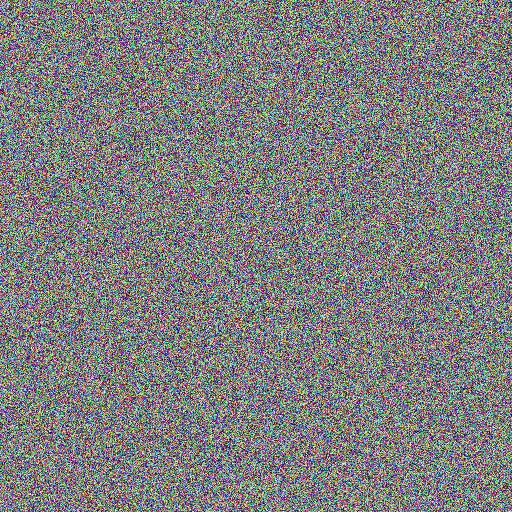
#> input picture data/raw/dummy_satellite_image.jpg, 512 x 512 px, found by its file name
$ python visualizer.py
#> lines starting #> are read from the running program, lines starting #| are printed output that depends on the picture
"""
LunarVision AI - Visualizer
==========================

This module handles visualization of results from the ice detection system.
"""

import numpy as np
import matplotlib.pyplot as plt
import cv2
import os

def generate_heatmap(image_path, confidence_scores, output_path="heatmap_result.png"):
    """
    Generate a heatmap overlay on the satellite image

    Args:
        image_path (str): Path to the original image
        confidence_scores (numpy.ndarray): Confidence scores for ice detection
        output_path (str): Path to save the heatmap image
    """
#> called with image_path = 'data/raw/dummy_satellite_image.jpg', output_path = 'data/processed/heatmap_result.png'
    # Read the original image
    original_image = cv2.imread(image_path)
#> original_image is the input picture: shape (512, 512, 3); mean B, G, R 127.1, 126.7, 127
    if original_image is None:
        raise ValueError(f"Could not load image from {image_path}")

    original_image_rgb = cv2.cvtColor(original_image, cv2.COLOR_BGR2RGB)

    # Create heatmap based on confidence scores
    # For demonstration, we'll create a dummy confidence map
    height, width = original_image_rgb.shape[:2]
#> height = 512; width = 512

    # Resize confidence scores to match image dimensions
    if len(confidence_scores.shape) == 1:
        # If 1D array, reshape to 2D
        side = int(np.sqrt(len(confidence_scores)))
        confidence_map = confidence_scores[:side*side].reshape(side, side)
        confidence_map = cv2.resize(confidence_map, (width, height))
    else:
        confidence_map = cv2.resize(confidence_scores, (width, height))
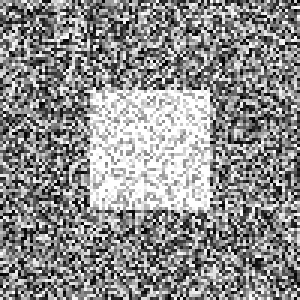
#> confidence_scores: shape (100, 100) float64 (shown 3 times larger); min 7.37e-05, max 1, mean 0.558

    # Create heatmap overlay
    plt.figure(figsize=(15, 5))

    # Original image
    plt.subplot(1, 3, 1)
    plt.imshow(original_image_rgb)
    plt.title('Original Satellite Image')
    plt.axis('off')

    # Confidence heatmap
    plt.subplot(1, 3, 2)
    plt.imshow(confidence_map, cmap='hot', interpolation='nearest')
    plt.title('Ice Detection Confidence')
    plt.colorbar()
    plt.axis('off')

    # Overlay heatmap on original image
    plt.subplot(1, 3, 3)
    plt.imshow(original_image_rgb)
    plt.imshow(confidence_map, cmap='hot', alpha=0.6)  # Overlay with transparency
    plt.title('Heatmap Overlay')
    plt.axis('off')

    plt.tight_layout()
    plt.savefig(output_path, dpi=300, bbox_inches='tight')
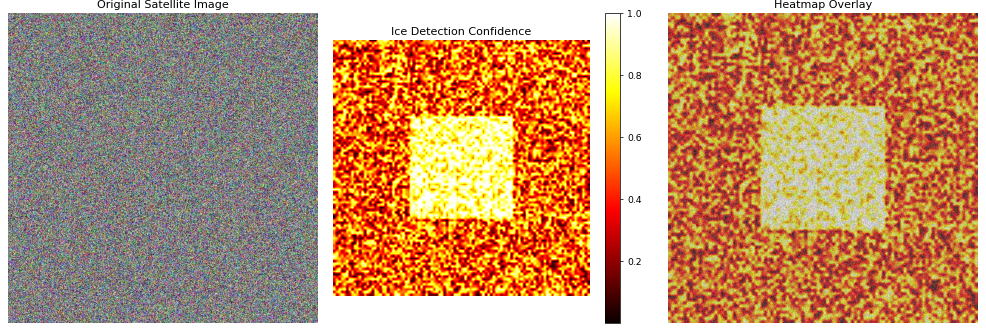
#> figure drawn by matplotlib, 4 panels
    plt.close()  # Close the figure to free memory

    print(f"Heatmap visualization saved as '{output_path}'")

def plot_confidence_distribution(confidence_scores, output_path="confidence_distribution.png"):
    """
    Plot the distribution of confidence scores

    Args:
        confidence_scores (numpy.ndarray): Confidence scores for ice detection
        output_path (str): Path to save the distribution plot
    """
    plt.figure(figsize=(10, 6))

    # Histogram of confidence scores
    plt.subplot(1, 2, 1)
    plt.hist(confidence_scores.flatten(), bins=50, color='skyblue', edgecolor='black')
    plt.xlabel('Confidence Score')
    plt.ylabel('Frequency')
    plt.title('Distribution of Ice Detection Confidence Scores')
    plt.grid(True, alpha=0.3)

    # Box plot of confidence scores
    plt.subplot(1, 2, 2)
    plt.boxplot(confidence_scores.flatten())
    plt.ylabel('Confidence Score')
    plt.title('Confidence Score Distribution (Box Plot)')
    plt.grid(True, alpha=0.3)

    plt.tight_layout()
    plt.savefig(output_path, dpi=300, bbox_inches='tight')
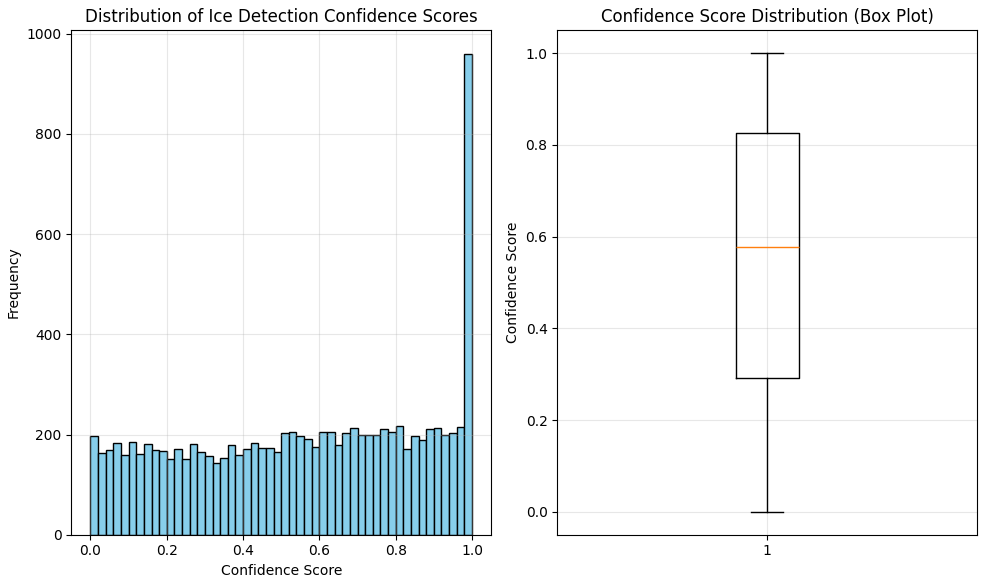
#> figure drawn by matplotlib, 2 panels; panel 1: tallest bar 959 high, from x = 0.98 to 1
    plt.close()  # Close the figure to free memory

    print(f"Confidence distribution plot saved as '{output_path}'")

def create_3d_visualization(image_path, elevation_data=None, output_path="3d_terrain.png"):
    """
    Create a basic 3D terrain visualization

    Args:
        image_path (str): Path to the satellite image
        elevation_data (numpy.ndarray): Elevation data (optional)
        output_path (str): Path to save the 3D visualization
    """
#> called with image_path = 'data/raw/dummy_satellite_image.jpg', output_path = 'data/processed/3d_terrain.png'
    try:
        from mpl_toolkits.mplot3d import Axes3D
        mpl_toolkits_available = True
    except ImportError:
        mpl_toolkits_available = False
        print("Warning: mpl_toolkits not available. 3D visualization will be limited.")

    # Read the image
    image = cv2.imread(image_path)
    if image is None:
        # Create a dummy image if the file doesn't exist
        image = np.random.randint(0, 255, (512, 512, 3), dtype=np.uint8)
    image_rgb = cv2.cvtColor(image, cv2.COLOR_BGR2RGB)

    # Create coordinate grids
    height, width = image_rgb.shape[:2]
#> height = 512; width = 512
    x = np.arange(0, width)
#> x = 512 values from 0 to 511
    y = np.arange(0, height)
#> y = 512 values from 0 to 511
    X, Y = np.meshgrid(x, y)

    # For demonstration, create synthetic elevation data if not provided
    if elevation_data is None:
        # Create synthetic elevation with some "ice-like" peaks
        elevation_data = np.sin(X/50) * np.cos(Y/50) * 50
        # Add some random peaks
        for _ in range(5):
            cx, cy = np.random.randint(0, width), np.random.randint(0, height)
            elevation_data += 100 * np.exp(-((X-cx)**2 + (Y-cy)**2) / (2*50**2))
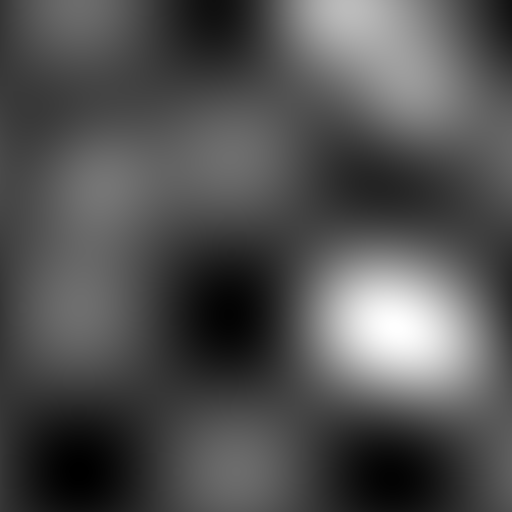
#> elevation_data: shape (512, 512) float64; min -50, max 185.7, mean 25.6; drawn with min black and max white

    if mpl_toolkits_available:
        # Create 3D plot
        fig = plt.figure(figsize=(12, 8))
        ax = fig.add_subplot(111, projection='3d')

        # Downsample for better performance
        step = max(1, width // 100)
#> step = 5
        X_ds, Y_ds = X[::step, ::step], Y[::step, ::step]
        Z_ds = elevation_data[::step, ::step]

        # Plot the surface
        surf = ax.plot_surface(X_ds, Y_ds, Z_ds, cmap='terrain', alpha=0.8)
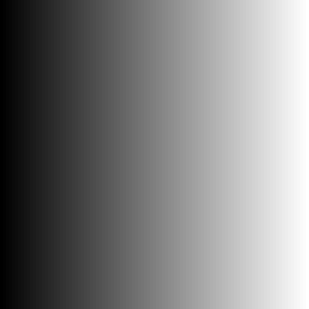
#> X_ds: shape (103, 103) int64 (shown 3 times larger); min 0, max 510, mean 255; drawn with min black and max white

        # Add color bar
        fig.colorbar(surf, shrink=0.5, aspect=5)

        ax.set_xlabel('X Coordinate')
        ax.set_ylabel('Y Coordinate')
        ax.set_zlabel('Elevation')
        ax.set_title('3D Terrain Visualization with Potential Ice Regions')

        plt.savefig(output_path, dpi=300, bbox_inches='tight')
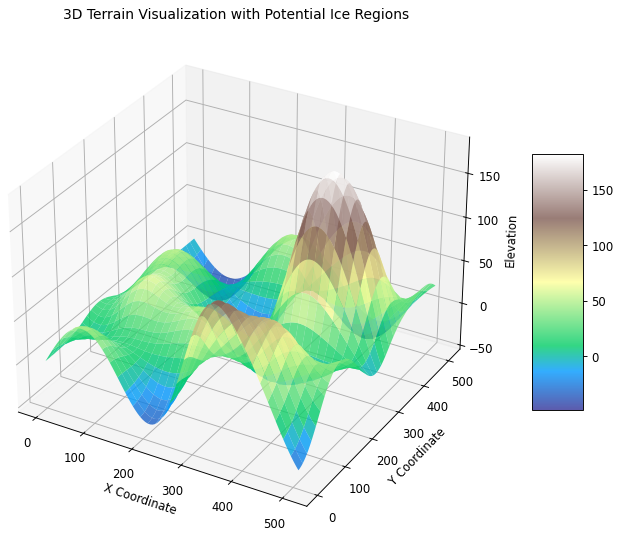
#> figure drawn by matplotlib, 2 panels
        plt.close()  # Close the figure to free memory

        print(f"3D visualization saved as '{output_path}'")
    else:
        # Create a 2D representation if 3D is not available
        plt.figure(figsize=(10, 8))
        plt.imshow(elevation_data, cmap='terrain')
        plt.colorbar(label='Elevation')
        plt.title('2D Terrain Visualization (3D not available)')
        plt.xlabel('X Coordinate')
        plt.ylabel('Y Coordinate')
        plt.savefig(output_path, dpi=300, bbox_inches='tight')
        plt.close()  # Close the figure to free memory

        print(f"2D visualization saved as '{output_path}' (3D not available)")

def main():
    """
    Main function to demonstrate visualization capabilities
    """
    print("LunarVision AI - Visualization Module")
    print("=" * 35)

    # Create sample data for demonstration
    sample_dir = "data/raw"
    if not os.path.exists(sample_dir):
        os.makedirs(sample_dir)

    dummy_image_path = os.path.join(sample_dir, "dummy_satellite_image.jpg")

    if not os.path.exists(dummy_image_path):
        dummy_image = np.random.randint(0, 255, (512, 512, 3), dtype=np.uint8)
        cv2.imwrite(dummy_image_path, cv2.cvtColor(dummy_image, cv2.COLOR_RGB2BGR))

    # Generate dummy confidence scores
    dummy_confidence = np.random.rand(100, 100)  # 100x100 grid of confidence scores
    # Add some "ice-like" high confidence regions
    dummy_confidence[30:70, 30:70] += 0.5  # Central region
    dummy_confidence = np.clip(dummy_confidence, 0, 1)  # Ensure values are in [0,1]

    # Generate heatmap
    print("Generating heatmap visualization...")
    generate_heatmap(dummy_image_path, dummy_confidence, "data/processed/heatmap_result.png")

    # Plot confidence distribution
    print("Plotting confidence distribution...")
    plot_confidence_distribution(dummy_confidence, "data/processed/confidence_distribution.png")

    # Create 3D visualization
    print("Creating terrain visualization...")
    create_3d_visualization(dummy_image_path, None, "data/processed/3d_terrain.png")

    print("Visualization examples completed")

if __name__ == "__main__":
    main()
